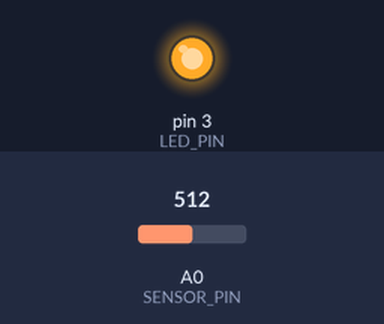
The sketch below on a simulated Arduino Uno, built with avr-gcc and run on an emulated ATmega328P. Parts: output pins drawn as LEDs (lit = HIGH). Inputs (shaded band) come from the test bench; at power-on: A0 (SENSOR_PIN) = 512. What the sketch prints to the serial monitor is not drawn.

Above: at 0.1 s.
Timing chart, 0 to 1.6 s (numbered marks = the images above):
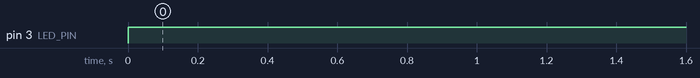

Measured:
- by itself, pin 3 (LED_PIN): LOW → HIGH at 0.00 s

The sketch:

app.ino
```cpp
#define SENSOR_PIN A0
#define LED_PIN 3

void setup() {
  Serial.begin(9600);

  pinMode(LED_PIN, OUTPUT);
}

float convertVoltage(int value) {
  float voltage = 5.0;
  float analog_range = 1023.0;

  return value * (voltage / analog_range);
}

void loop() {
  int value = analogRead(SENSOR_PIN);
  float voltage = convertVoltage(value);

  Serial.println(voltage);

  if (value >= 0) {
    digitalWrite(LED_PIN, HIGH);
  } else {
    digitalWrite(LED_PIN, LOW);
  }

  delay(500);
}
```
